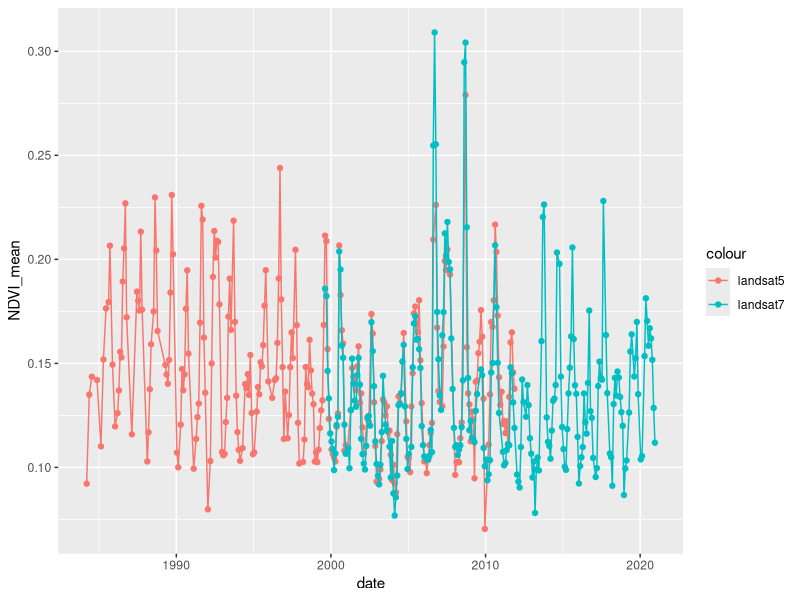
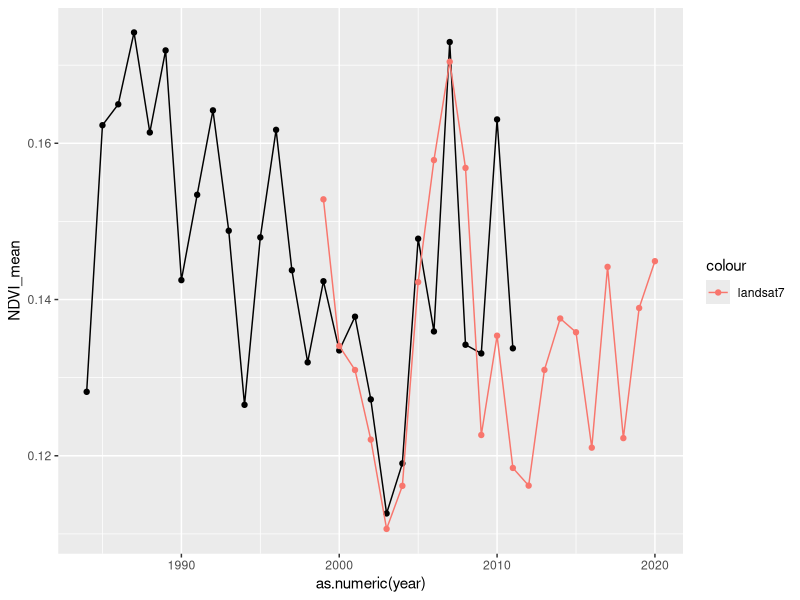
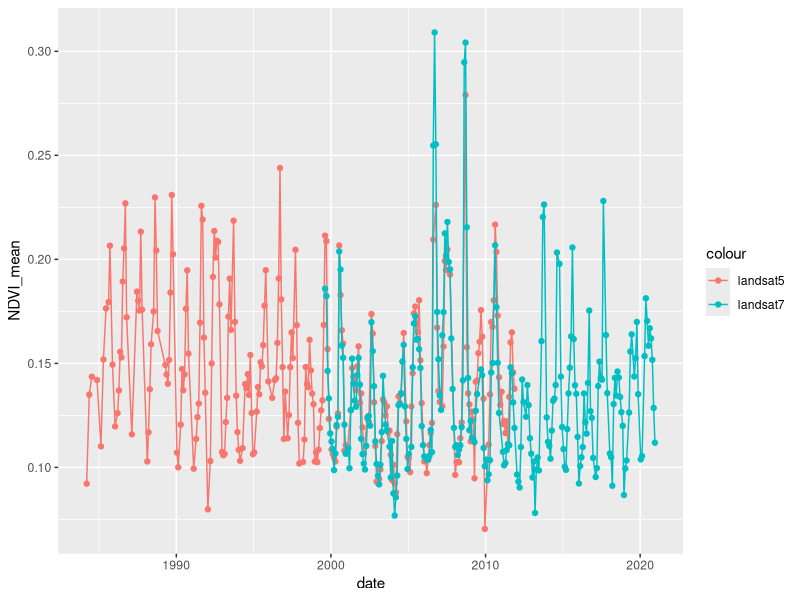
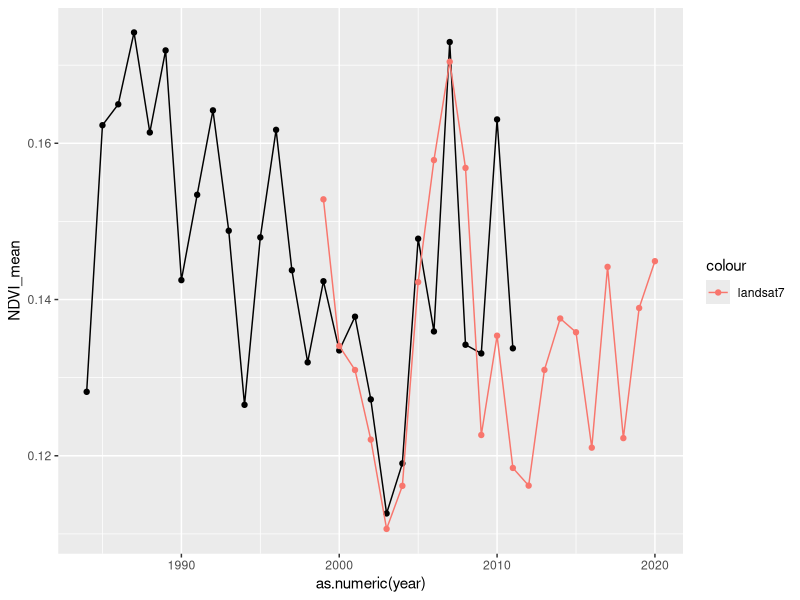

Reproduce these figures in R, in order.

library(dplyr)
library(ggplot2)


#' @description NDVI data from google earth engine: get date information from system.index and create date column
#' 
#' @param ndviframe data frame of raw ndvi data from google earth engine
get_date_from_index = function(ndviframe) {
  ndviframe$year = substr(ndviframe$system.index,13,16)
  ndviframe$month = substr(ndviframe$system.index,17,18)
  ndviframe$day = substr(ndviframe$system.index,19,20)
  ndviframe$date = as.Date(paste(ndviframe$year, ndviframe$month, ndviframe$day, sep='-'))
  return(ndviframe)
}

# read in files downloaded from gee
ndvi5_raw = read.csv('NDVI/Landsat5_SR_NDVI_jornada_1984_2011.csv')
ndvi7_raw = read.csv('NDVI/Landsat7_SR_NDVI_jornada_1999_2020.csv')

# threshhold for number of good pixels
minpixels5 = 0.75*max(ndvi5_raw$NDVI_count)
minpixels7 = 0.75*max(ndvi7_raw$NDVI_count)

# process raw data
ndvi5 = ndvi5_raw %>% 
  get_date_from_index() %>%
  dplyr::filter(NDVI_count>minpixels5) %>%
  group_by(month, year) %>%
  summarize(NDVI_mean=mean(NDVI_mean)) %>%
  mutate(date=as.Date(paste(year, month, '15',sep='-')))

ndvi7 = ndvi7_raw %>%
  get_date_from_index() %>%
  dplyr::filter(NDVI_count>minpixels7) %>%
  group_by(month, year) %>%
  summarize(NDVI_mean=mean(NDVI_mean)) %>%
  mutate(date=as.Date(paste(year, month,'15',sep='-')))

# plot monthly data compare landsat 5 and 7
ndvimonthly = ggplot(ndvi5, aes(x=date, y=NDVI_mean, color='landsat5')) +
  geom_point() +
  geom_line() +
  geom_point(data=ndvi7, aes(x=date, y=NDVI_mean, color='landsat7')) +
  geom_line(data=ndvi7, aes(x=date, y=NDVI_mean, color='landsat7'))
ndvimonthly
ggsave('Figures/NDVI_monthly.png', plot=ndvimonthly, width=12, height = 4)


# get yearly average
ndvi5yearly = ndvi5 %>%
  group_by(year) %>%
  summarize(NDVI_mean=mean(NDVI_mean)) %>%
  ungroup()
ndvi7yearly = ndvi7 %>%
  group_by(year) %>%
  summarize(NDVI_mean=mean(NDVI_mean)) %>%
  ungroup()

ndviyearly = ggplot(ndvi5yearly, aes(x=as.numeric(year), y=NDVI_mean, group=1)) +
  geom_point() +
  geom_line() +
  geom_point(data=ndvi7yearly, aes(color='landsat7')) +
  geom_line(data=ndvi7yearly, aes(color='landsat7'))
ndviyearly
ggsave('Figures/NDVI_yearly.png', plot=ndviyearly, width=6, height=3)
